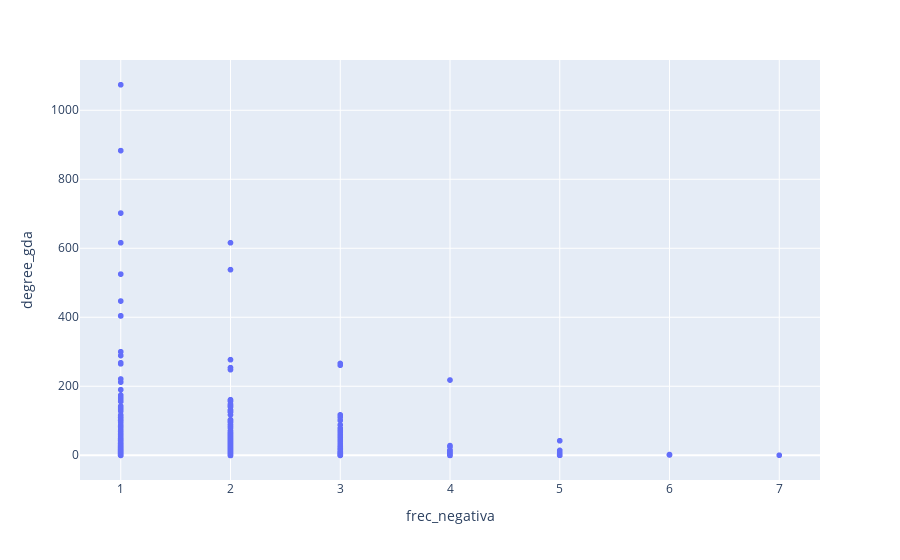

Notebook code cell kept with this figure:
### Code cell
supervision_edges = new_df["gene_protein","gda","disease"]["supervision_edges"]
frec_negativa = supervision_edges[supervision_edges.label==0].disease.value_counts()
frec_positiva = supervision_edges[supervision_edges.label == 1].disease.value_counts()

frec_negativa_df = pd.merge(frec_negativa, node_info[["degree_gda","node_index"]].set_index("node_index"),right_index=True,left_index=True,how="left").rename(columns={"disease":"frec_negativa"})
frec_positiva_df = pd.merge(frec_positiva, node_info[["degree_gda","node_index"]].set_index("node_index"),right_index=True,left_index=True,how="left").rename(columns={"disease":"frec_positiva"})


fig1 = px.scatter(frec_negativa_df,"frec_negativa","degree_gda")
fig2 = px.scatter(frec_positiva_df,"frec_positiva","degree_gda")

fig1.show()

### Figure 1 — Plotly figure (JSON) as saved in the notebook; plotly's stock layout.template omitted (floating-point values rounded to 4 significant figures; data arrays with more than 128 entries replaced by an {"elided": "..."} marker saying what was removed)
{"data": [{"hovertemplate": "frec_negativa=%{x}<br>degree_gda=%{y}<extra></extra>", "legendgroup": "", "marker": {"color": "#636efa", "symbol": "circle"}, "mode": "markers", "name": "", "showlegend": false, "type": "scattergl", "x": {"elided": "9130 int values"}, "xaxis": "x", "y": {"elided": "9130 int values"}, "yaxis": "y"}], "layout": {"legend": {"tracegroupgap": 0}, "margin": {"t": 60}, "xaxis": {"anchor": "y", "domain": [0, 1], "title": {"text": "frec_negativa"}}, "yaxis": {"anchor": "x", "domain": [0, 1], "title": {"text": "degree_gda"}}}}
